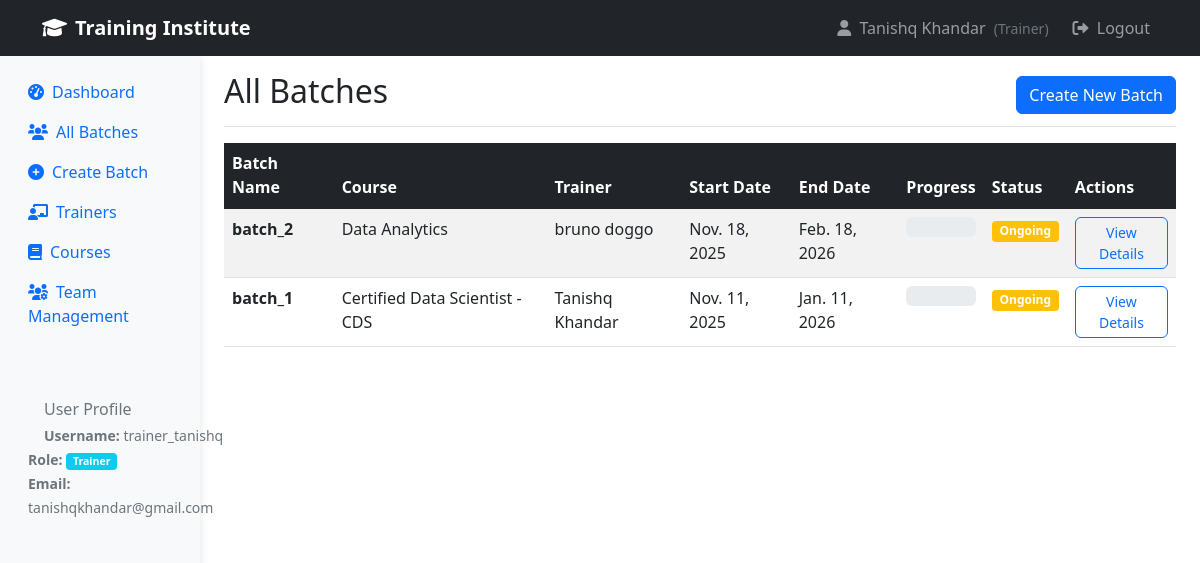
The app's page /batches/ (signed in) with its own data.
### institute/models.py (models this page shows, shortened)
class UserProfile(models.Model):
    ROLE_CHOICES = [
        ('admin', 'Administrator'),
        ('manager', 'Manager'),
        ('trainer', 'Trainer'),
        ('student', 'Student'),
    ]
    user = models.OneToOneField(User, on_delete=models.CASCADE)
    role = models.CharField(max_length=20, choices=ROLE_CHOICES, default='student')
    phone = models.CharField(max_length=15, blank=True)
    department = models.CharField(max_length=100, blank=True)
    created_at = models.DateTimeField(auto_now_add=True)
    updated_at = models.DateTimeField(auto_now=True)

class Batch(models.Model):
    STATUS_CHOICES = [
        ('upcoming', 'Upcoming'),
        ('ongoing', 'Ongoing'),
        ('completed', 'Completed'),
    ]
    name = models.CharField(max_length=200)
    course = models.ForeignKey(Course, on_delete=models.CASCADE)
    trainer = models.ForeignKey(Trainer, on_delete=models.CASCADE)
    start_date = models.DateField()
    end_date = models.DateField()
    status = models.CharField(max_length=20, choices=STATUS_CHOICES, default='upcoming')
    created_at = models.DateTimeField(auto_now_add=True)
    def get_completion_rate(self):
        total_topics = Topic.objects.filter(module__course=self.course).count()
        if total_topics == 0:
            return 0
        completed_topics = TopicProgress.objects.filter(
            batch=self,
            completed=True
        ).count()
        return round((completed_topics / total_topics) * 100, 2)

class Course(models.Model):
    name = models.CharField(max_length=200)
    description = models.TextField()
    total_duration_hours = models.IntegerField(default=120, help_text="Total course duration in hours")
    created_at = models.DateTimeField(auto_now_add=True)
    is_active = models.BooleanField(default=True)

class Trainer(models.Model):
    user = models.OneToOneField(User, on_delete=models.CASCADE)
    phone = models.CharField(max_length=15)
    email = models.EmailField()
    specialization = models.CharField(max_length=200)
    experience_years = models.IntegerField(default=1, validators=[MinValueValidator(0)])
    bio = models.TextField(blank=True)
    is_active = models.BooleanField(default=True)
    created_at = models.DateTimeField(auto_now_add=True)

### institute/views.py (the view)
# urls.py: path('batches/', views.batch_list, name='batch_list'),
@login_required
@user_passes_test(is_admin)
def batch_list(request):
    batch_list = Batch.objects.all().order_by('-created_at')
    paginator = Paginator(batch_list, 10)
    page_number = request.GET.get('page')
    batches = paginator.get_page(page_number)
    return render(request, 'institute/batch_list.html', {'batches': batches})

### institute/views.py (called while the page is built)
def is_admin(user):
    return user.is_staff or (hasattr(user, 'userprofile') and user.userprofile.role == 'admin')

### institute/templates/institute/batch_list.html (shortened to what this page needs)
{% extends 'institute/base.html' %}
{% block content %}
<div class="d-flex justify-content-between flex-wrap flex-md-nowrap align-items-center pt-3 pb-2 mb-3 border-bottom">
    <h1 class="h2">
        {% if user.is_staff %}
            All Batches
        {% else %}
            My Batches
        {% endif %}
    </h1>
    {% if user.is_staff %}
    <div class="btn-toolbar mb-2 mb-md-0">
        <a href="{% url 'create_batch' %}" class="btn btn-primary">Create New Batch</a>
    </div>
    {% endif %}
</div>
<div class="table-responsive">
    <table class="table table-striped table-hover">
        <thead class="table-dark">
            <tr>
                <th>Batch Name</th>
                <th>Course</th>
                <th>Trainer</th>
                <th>Start Date</th>
                <th>End Date</th>
                <th>Progress</th>
                <th>Status</th>
                <th>Actions</th>
            </tr>
        </thead>
        <tbody>
            {% for batch in batches %}
            <tr>
                <td>
                    <strong>{{ batch.name }}</strong>
                </td>
                <td>{{ batch.course.name }}</td>
                <td>{{ batch.trainer.user.get_full_name }}</td>
                <td>{{ batch.start_date }}</td>
                <td>{{ batch.end_date }}</td>
                <td>
                    {% with progress=batch.get_completion_rate %}
                    <div class="progress" style="height: 20px;">
                    </div>
                    {% endwith %}
                </td>
                <td>
                    <span class="badge
                        {% if batch.status == 'completed' %}bg-success
                        {% elif batch.status == 'ongoing' %}bg-warning
                        {% else %}bg-secondary{% endif %}">
                        {{ batch.get_status_display }}
                    </span>
                </td>
                <td>
                    <a href="{% url 'batch_detail' batch.id %}" class="btn btn-sm btn-outline-primary">View Details</a>
                </td>
            </tr>
            {% endfor %}
        </tbody>
    </table>
</div>
{% endblock %}

### institute/templates/institute/base.html (shortened to what this page needs)
<!DOCTYPE html>
<html lang="en">
<head>
    <link href="https://cdn.jsdelivr.net/npm/bootstrap@5.1.3/dist/css/bootstrap.min.css" rel="stylesheet">
    <link rel="stylesheet" href="https://cdnjs.cloudflare.com/ajax/libs/font-awesome/6.0.0/css/all.min.css">
</head>
<body>
    <nav class="navbar navbar-expand-lg navbar-dark bg-dark">
        <div class="container">
            <a class="navbar-brand" href="{% url 'dashboard' %}">
                <i class="fas fa-graduation-cap me-2"></i>Training Institute
            </a>
            <div class="navbar-nav ms-auto">
                {% if user.is_authenticated %}
                    <span class="navbar-text me-3">
                        <i class="fas fa-user me-1"></i>
                        {{ user.get_full_name|default:user.username }}
                        <small class="text-muted ms-1">
                            ({% if user.userprofile.role %}{{ user.userprofile.get_role_display }}{% else %}User{% endif %})
                        </small>
                    </span>
                    <a href="{% url 'logout' %}" class="nav-link" onclick="event.preventDefault(); document.getElementById('logout-form').submit();">
                        <i class="fas fa-sign-out-alt me-1"></i> Logout
                    </a>
                {% else %}
                    <a class="nav-link" href="{% url 'login' %}">
                        <i class="fas fa-sign-in-alt me-1"></i> Login
                    </a>
                {% endif %}
            </div>
        </div>
    </nav>
    <div class="container-fluid">
        <div class="row">
            {% if user.is_authenticated %}
            <nav class="col-md-3 col-lg-2 d-md-block sidebar collapse">
                <div class="position-sticky pt-3">
                    <ul class="nav flex-column">
                        {% if user.is_staff or user.userprofile.role == 'admin' %}
                            <li class="nav-item">
                                <a class="nav-link {% if request.resolver_match.url_name == 'dashboard' or request.resolver_match.url_name == 'admin_dashboard' %}active{% endif %}" href="{% url 'dashboard' %}">
                                    <i class="fas fa-tachometer-alt me-2"></i>Dashboard
                                </a>
                            </li>
                            <li class="nav-item">
                                <a class="nav-link {% if request.resolver_match.url_name == 'batch_list' %}active{% endif %}" href="{% url 'batch_list' %}">
                                    <i class="fas fa-users me-2"></i>All Batches
                                </a>
                            </li>
                            <li class="nav-item">
                                <a class="nav-link {% if request.resolver_match.url_name == 'create_batch' %}active{% endif %}" href="{% url 'create_batch' %}">
                                    <i class="fas fa-plus-circle me-2"></i>Create Batch
                                </a>
                            </li>
                            <li class="nav-item">
                                <a class="nav-link {% if request.resolver_match.url_name == 'trainer_list' %}active{% endif %}" href="{% url 'trainer_list' %}">
                                    <i class="fas fa-chalkboard-teacher me-2"></i>Trainers
                                </a>
                            </li>
                            <li class="nav-item">
                                <a class="nav-link " href="{% url 'course_list' %}">
                                    <i class="fas fa-book me-2"></i>Courses
                                </a>
                            </li>
                            <li class="nav-item">
                                <a class="nav-link {% if request.resolver_match.url_name == 'team_management' or request.resolver_match.url_name == 'create_team_member' %}active{% endif %}" href="{% url 'team_management' %}">
                                    <i class="fas fa-users-cog me-2"></i>Team Management
                                </a>
                            </li>
                        {% endif %}
                    </ul>
                    {% if user.is_authenticated %}
                    <div class="mt-4 p-3 bg-light rounded">
                        <h6 class="sidebar-heading d-flex justify-content-between align-items-center px-3 mt-4 mb-1 text-muted">
                            <span>User Profile</span>
                        </h6>
                        <ul class="nav flex-column">
                            <li class="nav-item">
                                <small class="text-muted px-3">
                                    <strong>Username:</strong> {{ user.username }}<br>
                                    <strong>Role:</strong>
                                    <span class="badge bg-{% if user.userprofile.role == 'admin' %}danger{% elif user.userprofile.role == 'manager' %}warning{% elif user.userprofile.role == 'trainer' %}info{% else %}secondary{% endif %}">
                                        {{ user.userprofile.get_role_display|default:"User" }}
                                    </span>
                                    {% if user.email %}
                                    <br><strong>Email:</strong> {{ user.email }}
                                    {% endif %}
                                </small>
                            </li>
                        </ul>
                    </div>
                    {% endif %}
                </div>
            </nav>
            {% endif %}
            <main class="{% if user.is_authenticated %}col-md-9 ms-sm-auto col-lg-10{% else %}col-12{% endif %} px-md-4">
                {% block content %}
                {% endblock %}
            </main>
        </div>
    </div>
</body>
</html>

### institute/templates/institute/base.html (style rules this page uses)
.sidebar { min-height: 100vh; background-color: #f8f9fa; }
.sidebar { box-shadow: 0 0 10px rgba(0,0,0,0.1); }
.btn { border-radius: 0.375rem; }
.progress { border-radius: 0.375rem; }
.table th { border-top: none; font-weight: 600; }
.navbar-brand { font-weight: 600; }

### records on screen
Batch: name "batch_2", course.name "Data Analytics", trainer.user.get_full_name "bruno doggo", start_date "Nov. 18, 2025", end_date "Feb. 18, 2026", status "Ongoing"
Batch: name "batch_1", course.name "Certified Data Scientist - CDS", trainer.user.get_full_name "Tanishq Khandar", start_date "Nov. 11, 2025", end_date "Jan. 11, 2026", status "Ongoing"

### other values on screen
{{ user.get_full_name|default:user.username }} "Tanishq Khandar"
{{ user.userprofile.get_role_display }} "Trainer"
{{ user.username }} "trainer_tanishq"
{{ user.userprofile.get_role_display|default:"User" }} "Trainer"
{{ user.email }} "tanishqkhandar@gmail.com"
